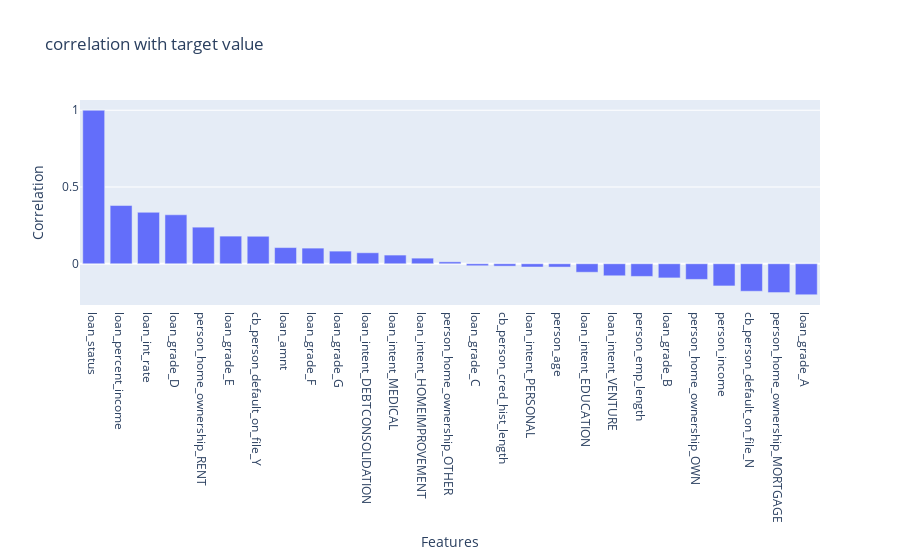

Notebook code cell kept with this figure:
### Code cell
corr = df.corr()['loan_status'].sort_values(ascending=False)
fig = px.bar(x = corr.keys(), y = corr.values, title = 'correlation with target value',
            labels = {'x':'Features', 'y': 'Correlation'})
fig.show()

### Figure 1 — Plotly figure (JSON) as saved in the notebook; plotly's stock layout.template omitted (floating-point values rounded to 4 significant figures)
{"data": [{"alignmentgroup": "True", "hovertemplate": "Features=%{x}<br>Correlation=%{y}<extra></extra>", "legendgroup": "", "marker": {"color": "#636efa", "pattern": {"shape": ""}}, "name": "", "offsetgroup": "", "orientation": "v", "showlegend": false, "textposition": "auto", "type": "bar", "x": ["loan_status", "loan_percent_income", "loan_int_rate", "loan_grade_D", "person_home_ownership_RENT", "loan_grade_E", "cb_person_default_on_file_Y", "loan_amnt", "loan_grade_F", "loan_grade_G", "loan_intent_DEBTCONSOLIDATION", "loan_intent_MEDICAL", "loan_intent_HOMEIMPROVEMENT", "person_home_ownership_OTHER", "loan_grade_C", "cb_person_cred_hist_length", "loan_intent_PERSONAL", "person_age", "loan_intent_EDUCATION", "loan_intent_VENTURE", "person_emp_length", "loan_grade_B", "person_home_ownership_OWN", "person_income", "cb_person_default_on_file_N", "person_home_ownership_MORTGAGE", "loan_grade_A"], "xaxis": "x", "y": [1.0, 0.3794, 0.3351, 0.319, 0.2384, 0.1801, 0.1791, 0.1054, 0.1018, 0.08231, 0.07155, 0.0566, 0.03661, 0.01254, -0.01303, -0.01553, -0.02109, -0.02163, -0.05535, -0.07827, -0.08249, -0.09219, -0.102, -0.1444, -0.1791, -0.1876, -0.2019], "yaxis": "y"}], "layout": {"barmode": "relative", "legend": {"tracegroupgap": 0}, "title": {"text": "correlation with target value"}, "xaxis": {"anchor": "y", "domain": [0.0, 1.0], "title": {"text": "Features"}}, "yaxis": {"anchor": "x", "domain": [0.0, 1.0], "title": {"text": "Correlation"}}}}
